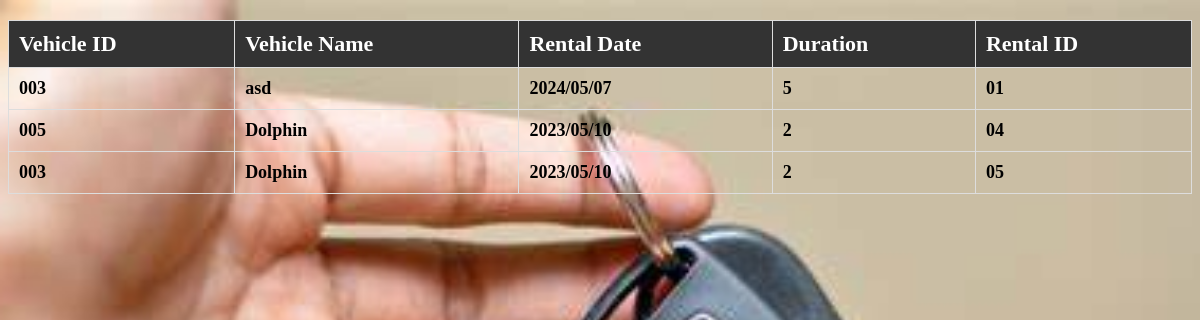
The page /rental.php (signed in) on the database its author committed.
### tables this page shows
CREATE TABLE `rental` (
  `vehicle_id` varchar(100) NOT NULL,
  `vehicle_name` varchar(100) NOT NULL,
  `email` varchar(100) NOT NULL,
  `rental_date` varchar(100) NOT NULL,
  `duration` int(100) NOT NULL,
  `rental_id` varchar(50) NOT NULL
);

### rental.php (the view, shortened to what this page needs)
<?php
include("DBConnect.php");
?>
<html>
    <head>
    </head>
    <body>
        <table border="1" width="80%" align="center">
            <tr>
                <th class="headth">Vehicle ID</th>
                <th class="headth">Vehicle Name</th>
                <th class="headth">Rental Date</th>
                <th class="headth">Duration</th>
                <th class="headth">Rental ID</th>
            </tr>
            <?php
            $mail=isset($_SESSION['loginemail']) ? $_SESSION['loginemail'] : '';
            $sql="select * from rental where email='$mail'";
            $rows = mysqli_query($con, $sql);
            foreach ($rows as $row): ?>
            <tr>
                <th class="bodyth"><?php echo $row["vehicle_id"]; ?></th>
                <th class="bodyth"><?php echo $row["vehicle_name"]; ?></th>
                <th class="bodyth"><?php echo $row["rental_date"]; ?></th>
                <th class="bodyth"><?php echo $row["duration"]; ?></th>
                <th class="bodyth"><?php echo $row["rental_id"]; ?></th>
            </tr>
        <?php endforeach ?>
        </table>
    </body>
</html>

### rental.php (style rules this page uses)
body { background-color: #a8a8a8; background:url("images/OIP.jpg"); background-size:cover; background-position:center; }
table { width: 100%; border-collapse: collapse; margin: 20px auto; }
th, td { padding: 10px; text-align: left; border: 1px solid #ddd; }
.headth { font-size: 22px; font-weight: bold; background-color: #333; color: #fff; }
.bodyth { font-size: 18px; }

### rows shown on the page
rental: vehicle "003", vehicle_name "asd", rental_date "2024/05/07", duration "5", rental_id "01"
rental: vehicle "005", vehicle_name "Dolphin", rental_date "2023/05/10", duration "2", rental_id "04"
rental: vehicle "003", vehicle_name "Dolphin", rental_date "2023/05/10", duration "2", rental_id "05"
